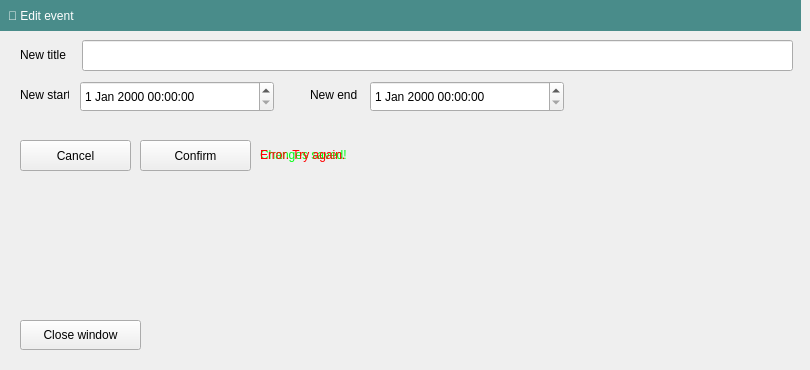
    <widget class="QWidget" name="page_3">
     <widget class="QWidget" name="widget" native="true">
      <property name="geometry">
       <rect>
        <x>0</x>
        <y>0</y>
        <width>801</width>
        <height>361</height>
       </rect>
      </property>
      <widget class="QLabel" name="titleLabel">
       <property name="geometry">
        <rect>
         <x>20</x>
         <y>40</y>
         <width>61</width>
         <height>30</height>
        </rect>
       </property>
       <property name="text">
        <string>New title</string>
       </property>
      </widget>
      <widget class="QLineEdit" name="titleEdit">
       <property name="geometry">
        <rect>
         <x>82</x>
         <y>40</y>
         <width>711</width>
         <height>31</height>
        </rect>
       </property>
      </widget>
      <widget class="QLabel" name="startLabel">
       <property name="geometry">
        <rect>
         <x>20</x>
         <y>80</y>
         <width>49</width>
         <height>30</height>
        </rect>
       </property>
       <property name="text">
        <string>New start</string>
       </property>
      </widget>
      <widget class="QLabel" name="endLabel">
       <property name="geometry">
        <rect>
         <x>310</x>
         <y>80</y>
         <width>49</width>
         <height>30</height>
        </rect>
       </property>
       <property name="text">
        <string>New end</string>
       </property>
      </widget>
      <widget class="QDateTimeEdit" name="startDateTimeEdit">
       <property name="geometry">
        <rect>
         <x>80</x>
         <y>81</y>
         <width>194</width>
         <height>31</height>
        </rect>
       </property>
      </widget>
      <widget class="QDateTimeEdit" name="endDateTimeEdit">
       <property name="geometry">
        <rect>
         <x>370</x>
         <y>81</y>
         <width>194</width>
         <height>31</height>
        </rect>
       </property>
      </widget>
      <widget class="QPushButton" name="confirmEditButton">
       <property name="geometry">
        <rect>
         <x>140</x>
         <y>140</y>
         <width>111</width>
         <height>31</height>
        </rect>
       </property>
       <property name="styleSheet">
        <string notr="true">font: 700 9pt &quot;Segoe UI&quot;;
border-color: rgb(0, 85, 255);</string>
       </property>
       <property name="text">
        <string>Confirm</string>
       </property>
      </widget>
      <widget class="QPushButton" name="cancelEditButton">
       <property name="geometry">
        <rect>
         <x>20</x>
         <y>140</y>
         <width>111</width>
         <height>31</height>
        </rect>
       </property>
       <property name="styleSheet">
        <string notr="true">font: 700 9pt &quot;Segoe UI&quot;;</string>
       </property>
       <property name="text">
        <string>Cancel</string>
       </property>
      </widget>
      <widget class="QPushButton" name="closeEditButton">
       <property name="geometry">
        <rect>
         <x>20</x>
         <y>320</y>
         <width>121</width>
         <height>30</height>
        </rect>
       </property>
       <property name="styleSheet">
        <string notr="true"/>
       </property>
       <property name="text">
        <string>Close window</string>
       </property>
      </widget>
      <widget class="QLabel" name="successEdit">
       <property name="geometry">
        <rect>
         <x>260</x>
         <y>140</y>
         <width>111</width>
         <height>30</height>
        </rect>
       </property>
       <property name="styleSheet">
        <string notr="true">color: rgb(2, 255, 19);
font: 700 9pt &quot;Segoe UI&quot;;</string>
       </property>
       <property name="text">
        <string>Changes saved!</string>
       </property>
      </widget>
      <widget class="QLabel" name="errorEdit">
       <property name="geometry">
        <rect>
         <x>260</x>
         <y>140</y>
         <width>110</width>
         <height>30</height>
        </rect>
       </property>
       <property name="styleSheet">
        <string notr="true">color: rgb(255, 0, 0);
font: 700 9pt &quot;Segoe UI&quot;;</string>
       </property>
       <property name="text">
        <string>Error. Try again.</string>
       </property>
      </widget>
      <widget class="QLabel" name="todoLabel_9">
       <property name="geometry">
        <rect>
         <x>0</x>
         <y>0</y>
         <width>801</width>
         <height>31</height>
        </rect>
       </property>
       <property name="styleSheet">
        <string notr="true">background-color: #498C8A;
color: rgb(255, 255, 255);
font: 700 9pt &quot;Segoe UI&quot;;
padding-left: 5px;</string>
       </property>
       <property name="text">
        <string>📅 Edit event</string>
       </property>
      </widget>
      <zorder>successEdit</zorder>
      <zorder>errorEdit</zorder>
      <zorder>titleLabel</zorder>
      <zorder>titleEdit</zorder>
      <zorder>startLabel</zorder>
      <zorder>endLabel</zorder>
      <zorder>startDateTimeEdit</zorder>
      <zorder>endDateTimeEdit</zorder>
      <zorder>confirmEditButton</zorder>
      <zorder>cancelEditButton</zorder>
      <zorder>closeEditButton</zorder>
      <zorder>todoLabel_9</zorder>
     </widget>
    </widget>
